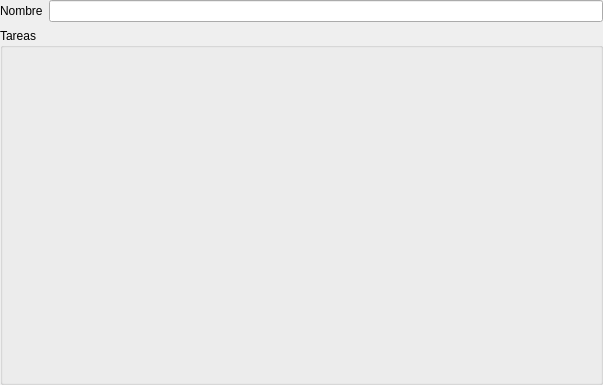
<?xml version="1.0" encoding="UTF-8"?>
<ui version="4.0">
 <class>Form</class>
 <widget class="QWidget" name="Form">
  <property name="geometry">
   <rect>
    <x>0</x>
    <y>0</y>
    <width>603</width>
    <height>385</height>
   </rect>
  </property>
  <property name="windowTitle">
   <string>Form</string>
  </property>
  <layout class="QGridLayout" name="gridLayout">
   <property name="margin">
    <number>0</number>
   </property>
   <item row="0" column="0">
    <widget class="QLabel" name="label">
     <property name="text">
      <string>Nombre</string>
     </property>
     <property name="buddy">
      <cstring>db_nombre</cstring>
     </property>
    </widget>
   </item>
   <item row="0" column="1">
    <widget class="DBLineEdit" name="db_nombre">
     <property name="fieldName">
      <string>nombre</string>
     </property>
     <property name="dataEditable">
      <bool>true</bool>
     </property>
    </widget>
   </item>
   <item row="1" column="0" colspan="2">
    <widget class="QGroupBox" name="groupBox">
     <property name="title">
      <string>Tareas</string>
     </property>
     <layout class="QVBoxLayout" name="verticalLayout">
      <item>
       <widget class="DBDetailView" name="db_defproyectostareas">
        <property name="relationName">
         <string>defproyectostareas</string>
        </property>
        <property name="dataEditable">
         <bool>true</bool>
        </property>
        <property name="order">
         <string>orden</string>
        </property>
        <property name="canMoveRows">
         <bool>true</bool>
        </property>
       </widget>
      </item>
     </layout>
    </widget>
   </item>
  </layout>
 </widget>
 <customwidgets>
  <customwidget>
   <class>DBDetailView</class>
   <extends>QWidget</extends>
   <header>widgets/dbdetailview.h</header>
  </customwidget>
  <customwidget>
   <class>DBLineEdit</class>
   <extends>QLineEdit</extends>
   <header>widgets/dblineedit.h</header>
  </customwidget>
 </customwidgets>
 <resources/>
 <connections/>
</ui>
